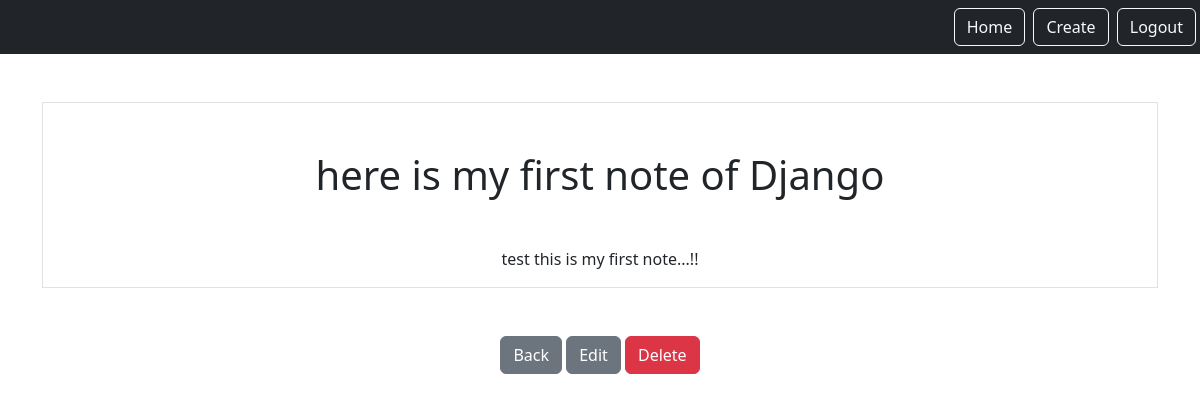
Screenshot of /smart/notes/12 (signed in) with the database file from the repository.
### notes/models.py (models this page shows)
class Notes(models.Model):
    tittle = models.CharField(max_length=200)
    text = models.TextField()
    created = models.DateTimeField(auto_now_add = True)
    user = models.ForeignKey(User, on_delete = models.CASCADE, related_name = "notes")

### notes/views.py (the view)
# urls.py: path('notes/<int:pk>', views.NotesDetailView.as_view(), name="notes.detail"),
class NotesDetailView(DetailView):
    model = Notes
    context_object_name = 'note' # it default handle the exception
    template_name = "notes/notes_details.html"

### notes/templates/notes/notes_details.html
{% extends 'base.html'%}
{% block content %}
<div class="border round">
    <h1 class="my-5">{{note.tittle}}</h1>
    <p>{{note.text}}</p>
</div>
<a href="{% url 'notes.list' %}" class="btn btn-secondary my-5">Back</a>
<a href="{% url 'notes.update' pk=note.id%}" class="btn btn-secondary">Edit</a>
<a href="{% url 'notes.delete' pk=note.id%}" class="btn btn-danger">Delete</a>
{% endblock %}

### rows the page displays
Notes: tittle "here is my first note of Django", text "test this is my first note...!!"
